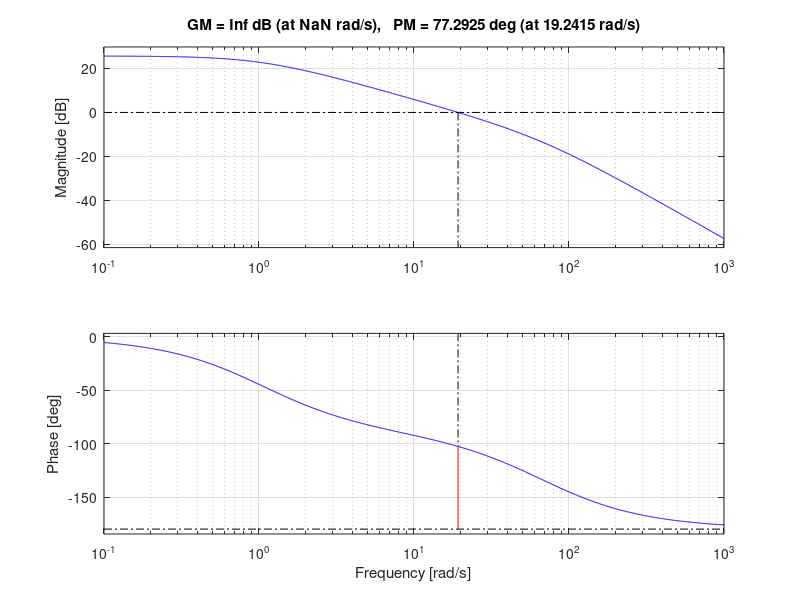

Reproduce this figure in MATLAB.
clear all
clc
close all

K=1361;
%syms s
s = tf('s');
G=(((K)/((s^2+69*s+70.85))))

Mp =0.2
Tp =0.1 
Kv=40
Csi=((-log(Mp)/sqrt(pi^2+ (log(Mp)^2))))

WBw=(((pi)/(Tp*sqrt(1-Csi^2))*(sqrt((1-2*Csi^2)+sqrt(4*Csi^4-4*Csi^2+2)))))
Pm= atand(((2*Csi)/(sqrt(-2*Csi^2+sqrt(1+4*Csi^4)))))
Add=10+Pm
PmGrafico=34.1
FiMax= Add-PmGrafico
Beta= ((1-sind(FiMax))/(1+sind(FiMax)))
FiMax=asind((1-Beta)/(1+Beta))
Mmax=(1/sqrt(Beta))
Fre=1/Mmax 
Fre2=20*log(Fre)

Wmax=53.3
T=1/(Wmax*sqrt(Beta))
Zc=1/T
Pc=1/(Beta*T)
Kc=Pc/Zc
Gc= Kc*[(s+Zc)/(s+Pc)]

%figure,nyquist(G1)

%sys=tf(G)
figure,bode(G)
margin(G);
%grid
